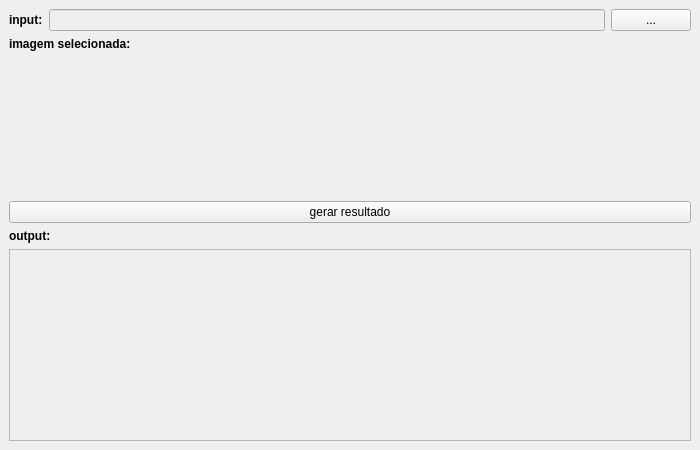
<?xml version="1.0" encoding="UTF-8"?>
<ui version="4.0">
  <class>MainWindow</class>
  <widget class="QMainWindow" name="MainWindow">
    <property name="geometry">
      <rect>
        <x>0</x>
        <y>0</y>
        <width>700</width>  <!-- Alteração da largura para 800 -->
        <height>450</height>
      </rect>
    </property>
    <widget class="QWidget" name="centralwidget">
      <layout class="QVBoxLayout" name="verticalLayout">
        <item>
          <layout class="QVBoxLayout" name="topLayout">
            <item>
              <layout class="QHBoxLayout" name="inputLayout">
                <item>
                  <widget class="QLabel" name="input_label">
                    <property name="text">
                      <string>input:</string>
                    </property>
                    <property name="font">
                      <font>
                        <weight>75</weight>
                        <bold>true</bold>
                      </font>
                    </property>
                  </widget>
                </item>
                <item>
                  <widget class="QLineEdit" name="input_text">
                    <property name="enabled">
                      <bool>false</bool>
                    </property>
                  </widget>
                </item>
                <item>
                  <widget class="QPushButton" name="button">
                    <property name="text">
                      <string>...</string>
                    </property>
                  </widget>
                </item>
              </layout>
            </item>
            <item>
              <widget class="QLabel" name="selected_image_label">
                <property name="text">
                  <string>imagem selecionada:</string>
                </property>
                <property name="font">
                  <font>
                    <weight>75</weight>
                    <bold>true</bold>
                  </font>
                </property>
              </widget>
            </item>
            
            <item>
              <layout class="QHBoxLayout" name="thumbnailLayout">
                <item>
                  <widget class="QFrame">
                    <layout class="QHBoxLayout">
                      <item>
                        <widget class="QLabel" name="thumbnail_label">
                          <property name="maximumSize">
                            <size>
                              <width>350</width>
                              <height>350</height>
                            </size>
                          </property>
                        </widget>
                      </item>                      
                    </layout>
                  </widget>
                </item>
              </layout>
            </item>
            <item>
              <spacer name="verticalSpacer">
                <property name="orientation">
                  <enum>Qt::Vertical</enum>
                </property>
                <property name="sizeHint" stdset="0">
                  <size>
                    <width>20</width>
                    <height>40</height>
                  </size>
                </property>
              </spacer>
            </item>
            
            
          </layout>
        </item>
        <item>
          <widget class="QPushButton" name="generate_button">
            <property name="text">
              <string>gerar resultado</string>
            </property>
          </widget>
        </item>
        <item>
          <widget class="QLabel" name="resultado_label">
            <property name="text">
              <string>output:</string>
            </property>
            <property name="font">
              <font>
                <weight>75</weight>
                <bold>true</bold>
              </font>
            </property>
          </widget>
        </item>
        <item>
          <widget class="QPlainTextEdit" name="resultado_text">
            <property name="enabled">
              <bool>false</bool>
            </property>
            
          </widget>
        </item>
      </layout>
    </widget>
  </widget>
  <resources />
  <connections />
</ui>
